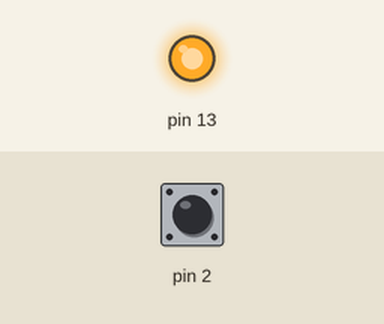
Recording of a sketch running on a simulated Arduino Uno, built with avr-gcc and run on an emulated ATmega328P. On the bench: output pins drawn as LEDs (lit = HIGH). The inputs (shaded band) are chosen by the test bench; at power-on: pin 2 HIGH. What the sketch prints to the serial monitor is not drawn.

Above: at 0.1 s.
At 2.3 s:
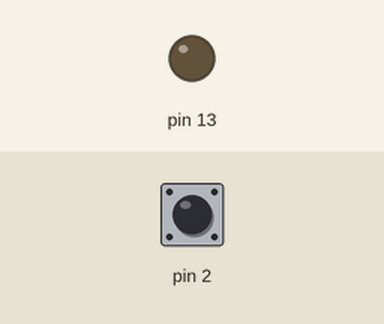
2.4 s: pin 2 pulled LOW for 0.15 s
Timing chart, 0 to 5.4 s (numbered marks = the images above; inputs shaded):
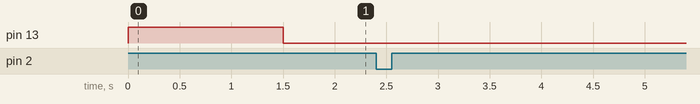

The sketch:

test_pump.ino
```cpp
boolean triggered = false;
boolean lastState = true;
void setup() {
  // put your setup code here, to run once:
  Serial.begin(9600);
  pinMode(2, INPUT_PULLUP);
  pinMode(13, OUTPUT);
}

void loop() {
  // put your main code here, to run repeatedly:
  int sensor_reading = digitalRead(2);
  if (sensor_reading == LOW && lastState) {
    Serial.println("Not Triggered");
    Serial.println(sensor_reading);
  }
  if (sensor_reading == HIGH && !triggered) {
    Serial.println("Triggered");
    digitalWrite(13, HIGH);
    triggered = true;
    delay(1500);
  }
  else {
    digitalWrite(13, LOW);
  }
  lastState = sensor_reading;
}
```

Measured:
- after the input at 2.4 s, every drawn part: stays the same
